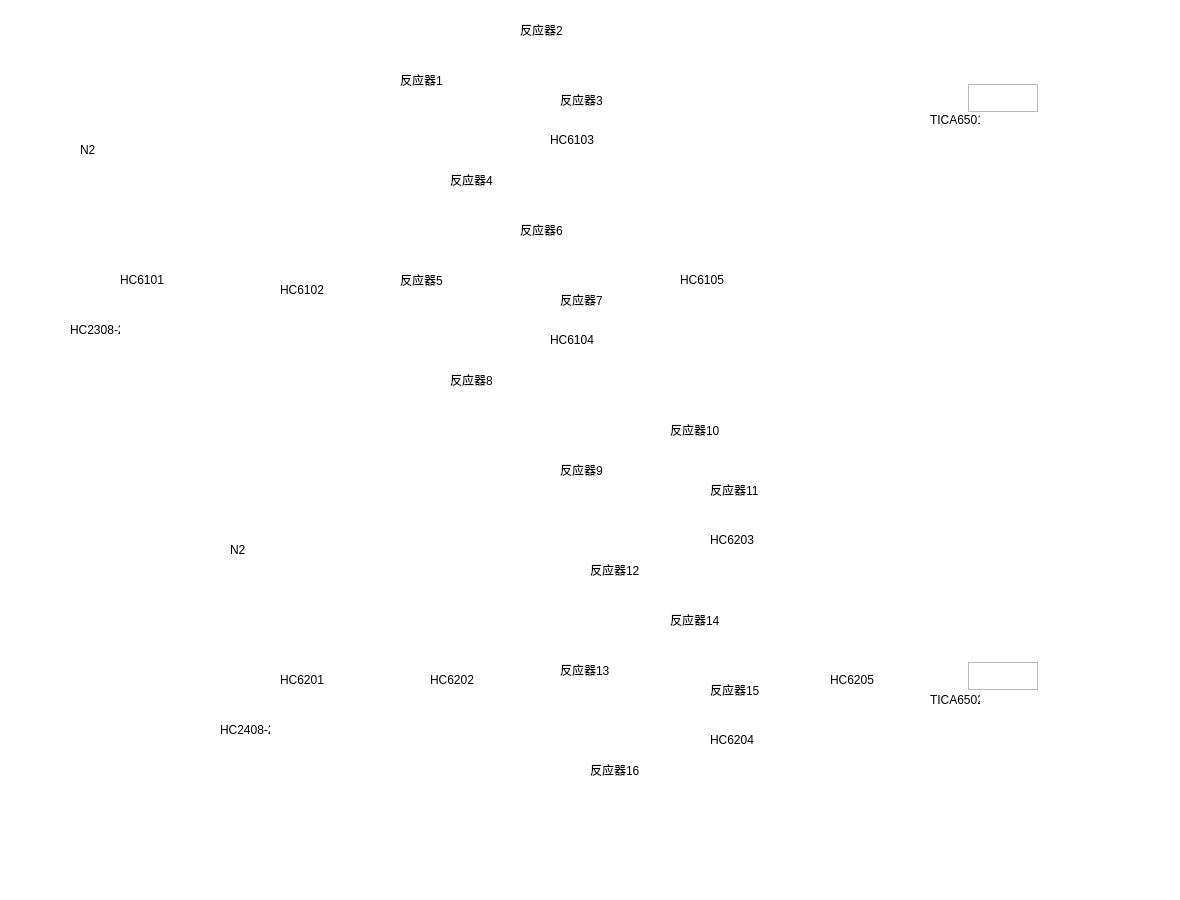
<?xml version="1.0" encoding="UTF-8"?>
<ui version="4.0">
 <class>FormLiquidCollection</class>
 <widget class="QWidget" name="FormLiquidCollection">
  <property name="geometry">
   <rect>
    <x>0</x>
    <y>0</y>
    <width>1180</width>
    <height>900</height>
   </rect>
  </property>
  <property name="windowTitle">
   <string>Form</string>
  </property>
  <widget class="QLabel" name="label_background">
   <property name="geometry">
    <rect>
     <x>0</x>
     <y>0</y>
     <width>1180</width>
     <height>900</height>
    </rect>
   </property>
   <property name="styleSheet">
    <string notr="true">background:rgb(255, 255, 255)</string>
   </property>
   <property name="text">
    <string/>
   </property>
   <property name="pixmap">
    <pixmap resource="res.qrc">:/ui_ctrls/Res/layout8.png</pixmap>
   </property>
  </widget>
  <widget class="QLabel" name="label_HC6101">
   <property name="geometry">
    <rect>
     <x>69</x>
     <y>185</y>
     <width>90</width>
     <height>90</height>
    </rect>
   </property>
   <property name="cursor">
    <cursorShape>PointingHandCursor</cursorShape>
   </property>
   <property name="text">
    <string/>
   </property>
   <property name="pixmap">
    <pixmap resource="res.qrc">:/ui_ctrls/Res/svalve6.png</pixmap>
   </property>
  </widget>
  <widget class="QLabel" name="label_HC6201">
   <property name="geometry">
    <rect>
     <x>222</x>
     <y>581</y>
     <width>90</width>
     <height>90</height>
    </rect>
   </property>
   <property name="cursor">
    <cursorShape>PointingHandCursor</cursorShape>
   </property>
   <property name="text">
    <string/>
   </property>
   <property name="pixmap">
    <pixmap resource="res.qrc">:/ui_ctrls/Res/svalve6.png</pixmap>
   </property>
  </widget>
  <widget class="QLabel" name="label_HC6105">
   <property name="geometry">
    <rect>
     <x>624</x>
     <y>185</y>
     <width>90</width>
     <height>90</height>
    </rect>
   </property>
   <property name="cursor">
    <cursorShape>PointingHandCursor</cursorShape>
   </property>
   <property name="text">
    <string/>
   </property>
   <property name="pixmap">
    <pixmap resource="res.qrc">:/ui_ctrls/Res/svalve6.png</pixmap>
   </property>
  </widget>
  <widget class="QLabel" name="label_HC6102">
   <property name="geometry">
    <rect>
     <x>198</x>
     <y>136</y>
     <width>148</width>
     <height>148</height>
    </rect>
   </property>
   <property name="cursor">
    <cursorShape>PointingHandCursor</cursorShape>
   </property>
   <property name="text">
    <string/>
   </property>
   <property name="pixmap">
    <pixmap resource="res.qrc">:/ui_ctrls/Res/svalve7.png</pixmap>
   </property>
  </widget>
  <widget class="QLabel" name="label_HC6202">
   <property name="geometry">
    <rect>
     <x>352</x>
     <y>532</y>
     <width>148</width>
     <height>148</height>
    </rect>
   </property>
   <property name="cursor">
    <cursorShape>PointingHandCursor</cursorShape>
   </property>
   <property name="text">
    <string/>
   </property>
   <property name="pixmap">
    <pixmap resource="res.qrc">:/ui_ctrls/Res/svalve7.png</pixmap>
   </property>
  </widget>
  <widget class="QLabel" name="label_HC6103">
   <property name="geometry">
    <rect>
     <x>430</x>
     <y>28</y>
     <width>148</width>
     <height>148</height>
    </rect>
   </property>
   <property name="cursor">
    <cursorShape>PointingHandCursor</cursorShape>
   </property>
   <property name="text">
    <string/>
   </property>
   <property name="pixmap">
    <pixmap resource="res.qrc">:/ui_ctrls/Res/svalve8.png</pixmap>
   </property>
  </widget>
  <widget class="QLabel" name="label_HC6104">
   <property name="geometry">
    <rect>
     <x>430</x>
     <y>228</y>
     <width>148</width>
     <height>148</height>
    </rect>
   </property>
   <property name="cursor">
    <cursorShape>PointingHandCursor</cursorShape>
   </property>
   <property name="text">
    <string/>
   </property>
   <property name="pixmap">
    <pixmap resource="res.qrc">:/ui_ctrls/Res/svalve8.png</pixmap>
   </property>
  </widget>
  <widget class="QLabel" name="label_HC6205">
   <property name="geometry">
    <rect>
     <x>777</x>
     <y>582</y>
     <width>90</width>
     <height>90</height>
    </rect>
   </property>
   <property name="cursor">
    <cursorShape>PointingHandCursor</cursorShape>
   </property>
   <property name="text">
    <string/>
   </property>
   <property name="pixmap">
    <pixmap resource="res.qrc">:/ui_ctrls/Res/svalve6.png</pixmap>
   </property>
  </widget>
  <widget class="QLabel" name="label_HC6203">
   <property name="geometry">
    <rect>
     <x>582</x>
     <y>424</y>
     <width>148</width>
     <height>148</height>
    </rect>
   </property>
   <property name="cursor">
    <cursorShape>PointingHandCursor</cursorShape>
   </property>
   <property name="text">
    <string/>
   </property>
   <property name="pixmap">
    <pixmap resource="res.qrc">:/ui_ctrls/Res/svalve8.png</pixmap>
   </property>
  </widget>
  <widget class="QLabel" name="label_HC6204">
   <property name="geometry">
    <rect>
     <x>582</x>
     <y>624</y>
     <width>148</width>
     <height>148</height>
    </rect>
   </property>
   <property name="cursor">
    <cursorShape>PointingHandCursor</cursorShape>
   </property>
   <property name="text">
    <string/>
   </property>
   <property name="pixmap">
    <pixmap resource="res.qrc">:/ui_ctrls/Res/svalve8.png</pixmap>
   </property>
  </widget>
  <widget class="QLabel" name="label_TICA6501">
   <property name="geometry">
    <rect>
     <x>930</x>
     <y>84</y>
     <width>30</width>
     <height>28</height>
    </rect>
   </property>
   <property name="cursor">
    <cursorShape>PointingHandCursor</cursorShape>
   </property>
   <property name="text">
    <string/>
   </property>
   <property name="pixmap">
    <pixmap resource="res.qrc">:/ui_ctrls/UICtrls/Res/temperature_controller.png</pixmap>
   </property>
  </widget>
  <widget class="QLabel" name="label_TICA6502">
   <property name="geometry">
    <rect>
     <x>930</x>
     <y>662</y>
     <width>30</width>
     <height>28</height>
    </rect>
   </property>
   <property name="cursor">
    <cursorShape>PointingHandCursor</cursorShape>
   </property>
   <property name="text">
    <string/>
   </property>
   <property name="pixmap">
    <pixmap resource="res.qrc">:/ui_ctrls/UICtrls/Res/temperature_controller.png</pixmap>
   </property>
  </widget>
  <widget class="QTextEdit" name="textEdit_TICA6501">
   <property name="geometry">
    <rect>
     <x>968</x>
     <y>84</y>
     <width>70</width>
     <height>28</height>
    </rect>
   </property>
   <property name="font">
    <font>
     <family>Tahoma</family>
     <pointsize>11</pointsize>
    </font>
   </property>
   <property name="readOnly">
    <bool>true</bool>
   </property>
   <property name="acceptRichText">
    <bool>true</bool>
   </property>
  </widget>
  <widget class="QTextEdit" name="textEdit_TICA6502">
   <property name="geometry">
    <rect>
     <x>968</x>
     <y>662</y>
     <width>70</width>
     <height>28</height>
    </rect>
   </property>
   <property name="font">
    <font>
     <family>Tahoma</family>
     <pointsize>11</pointsize>
    </font>
   </property>
   <property name="readOnly">
    <bool>true</bool>
   </property>
   <property name="acceptRichText">
    <bool>true</bool>
   </property>
  </widget>
  <widget class="QLabel" name="txt_label_HC6101">
   <property name="geometry">
    <rect>
     <x>120</x>
     <y>270</y>
     <width>50</width>
     <height>20</height>
    </rect>
   </property>
   <property name="cursor">
    <cursorShape>ArrowCursor</cursorShape>
   </property>
   <property name="text">
    <string>HC6101</string>
   </property>
  </widget>
  <widget class="QLabel" name="txt_label_HC6102">
   <property name="geometry">
    <rect>
     <x>280</x>
     <y>280</y>
     <width>50</width>
     <height>20</height>
    </rect>
   </property>
   <property name="cursor">
    <cursorShape>ArrowCursor</cursorShape>
   </property>
   <property name="text">
    <string>HC6102</string>
   </property>
  </widget>
  <widget class="QLabel" name="txt_label_HC6103">
   <property name="geometry">
    <rect>
     <x>550</x>
     <y>130</y>
     <width>50</width>
     <height>20</height>
    </rect>
   </property>
   <property name="cursor">
    <cursorShape>ArrowCursor</cursorShape>
   </property>
   <property name="text">
    <string>HC6103</string>
   </property>
  </widget>
  <widget class="QLabel" name="txt_label_HC6104">
   <property name="geometry">
    <rect>
     <x>550</x>
     <y>330</y>
     <width>50</width>
     <height>20</height>
    </rect>
   </property>
   <property name="cursor">
    <cursorShape>ArrowCursor</cursorShape>
   </property>
   <property name="text">
    <string>HC6104</string>
   </property>
  </widget>
  <widget class="QLabel" name="txt_label_HC6105">
   <property name="geometry">
    <rect>
     <x>680</x>
     <y>270</y>
     <width>50</width>
     <height>20</height>
    </rect>
   </property>
   <property name="cursor">
    <cursorShape>ArrowCursor</cursorShape>
   </property>
   <property name="text">
    <string>HC6105</string>
   </property>
  </widget>
  <widget class="QLabel" name="txt_label_HC6201">
   <property name="geometry">
    <rect>
     <x>280</x>
     <y>670</y>
     <width>50</width>
     <height>20</height>
    </rect>
   </property>
   <property name="cursor">
    <cursorShape>ArrowCursor</cursorShape>
   </property>
   <property name="text">
    <string>HC6201</string>
   </property>
  </widget>
  <widget class="QLabel" name="txt_label_HC6202">
   <property name="geometry">
    <rect>
     <x>430</x>
     <y>670</y>
     <width>50</width>
     <height>20</height>
    </rect>
   </property>
   <property name="cursor">
    <cursorShape>ArrowCursor</cursorShape>
   </property>
   <property name="text">
    <string>HC6202</string>
   </property>
  </widget>
  <widget class="QLabel" name="txt_label_HC6203">
   <property name="geometry">
    <rect>
     <x>710</x>
     <y>530</y>
     <width>50</width>
     <height>20</height>
    </rect>
   </property>
   <property name="cursor">
    <cursorShape>ArrowCursor</cursorShape>
   </property>
   <property name="text">
    <string>HC6203</string>
   </property>
  </widget>
  <widget class="QLabel" name="txt_label_HC6204">
   <property name="geometry">
    <rect>
     <x>710</x>
     <y>730</y>
     <width>50</width>
     <height>20</height>
    </rect>
   </property>
   <property name="cursor">
    <cursorShape>ArrowCursor</cursorShape>
   </property>
   <property name="text">
    <string>HC6204</string>
   </property>
  </widget>
  <widget class="QLabel" name="txt_label_HC6205">
   <property name="geometry">
    <rect>
     <x>830</x>
     <y>670</y>
     <width>50</width>
     <height>20</height>
    </rect>
   </property>
   <property name="cursor">
    <cursorShape>ArrowCursor</cursorShape>
   </property>
   <property name="text">
    <string>HC6205</string>
   </property>
  </widget>
  <widget class="QLabel" name="txt_label_HC6501">
   <property name="geometry">
    <rect>
     <x>930</x>
     <y>110</y>
     <width>50</width>
     <height>20</height>
    </rect>
   </property>
   <property name="cursor">
    <cursorShape>ArrowCursor</cursorShape>
   </property>
   <property name="text">
    <string>TICA6501</string>
   </property>
  </widget>
  <widget class="QLabel" name="txt_label_HC6502">
   <property name="geometry">
    <rect>
     <x>930</x>
     <y>690</y>
     <width>50</width>
     <height>20</height>
    </rect>
   </property>
   <property name="cursor">
    <cursorShape>ArrowCursor</cursorShape>
   </property>
   <property name="text">
    <string>TICA6502</string>
   </property>
  </widget>
  <widget class="QLabel" name="txt_label_R4101">
   <property name="geometry">
    <rect>
     <x>400</x>
     <y>70</y>
     <width>50</width>
     <height>20</height>
    </rect>
   </property>
   <property name="cursor">
    <cursorShape>ArrowCursor</cursorShape>
   </property>
   <property name="text">
    <string>反应器1</string>
   </property>
  </widget>
  <widget class="QLabel" name="txt_label_R4101_2">
   <property name="geometry">
    <rect>
     <x>520</x>
     <y>20</y>
     <width>50</width>
     <height>20</height>
    </rect>
   </property>
   <property name="cursor">
    <cursorShape>ArrowCursor</cursorShape>
   </property>
   <property name="text">
    <string>反应器2</string>
   </property>
  </widget>
  <widget class="QLabel" name="txt_label_R4101_3">
   <property name="geometry">
    <rect>
     <x>560</x>
     <y>90</y>
     <width>50</width>
     <height>20</height>
    </rect>
   </property>
   <property name="cursor">
    <cursorShape>ArrowCursor</cursorShape>
   </property>
   <property name="text">
    <string>反应器3</string>
   </property>
  </widget>
  <widget class="QLabel" name="txt_label_R4101_4">
   <property name="geometry">
    <rect>
     <x>450</x>
     <y>170</y>
     <width>50</width>
     <height>20</height>
    </rect>
   </property>
   <property name="cursor">
    <cursorShape>ArrowCursor</cursorShape>
   </property>
   <property name="text">
    <string>反应器4</string>
   </property>
  </widget>
  <widget class="QLabel" name="txt_label_R4101_5">
   <property name="geometry">
    <rect>
     <x>400</x>
     <y>270</y>
     <width>50</width>
     <height>20</height>
    </rect>
   </property>
   <property name="cursor">
    <cursorShape>ArrowCursor</cursorShape>
   </property>
   <property name="text">
    <string>反应器5</string>
   </property>
  </widget>
  <widget class="QLabel" name="txt_label_R4101_6">
   <property name="geometry">
    <rect>
     <x>520</x>
     <y>220</y>
     <width>50</width>
     <height>20</height>
    </rect>
   </property>
   <property name="cursor">
    <cursorShape>ArrowCursor</cursorShape>
   </property>
   <property name="text">
    <string>反应器6</string>
   </property>
  </widget>
  <widget class="QLabel" name="txt_label_R4101_7">
   <property name="geometry">
    <rect>
     <x>560</x>
     <y>290</y>
     <width>50</width>
     <height>20</height>
    </rect>
   </property>
   <property name="cursor">
    <cursorShape>ArrowCursor</cursorShape>
   </property>
   <property name="text">
    <string>反应器7</string>
   </property>
  </widget>
  <widget class="QLabel" name="txt_label_R4101_8">
   <property name="geometry">
    <rect>
     <x>450</x>
     <y>370</y>
     <width>50</width>
     <height>20</height>
    </rect>
   </property>
   <property name="cursor">
    <cursorShape>ArrowCursor</cursorShape>
   </property>
   <property name="text">
    <string>反应器8</string>
   </property>
  </widget>
  <widget class="QLabel" name="txt_label_R4101_9">
   <property name="geometry">
    <rect>
     <x>560</x>
     <y>460</y>
     <width>50</width>
     <height>20</height>
    </rect>
   </property>
   <property name="cursor">
    <cursorShape>ArrowCursor</cursorShape>
   </property>
   <property name="text">
    <string>反应器9</string>
   </property>
  </widget>
  <widget class="QLabel" name="txt_label_R4101_10">
   <property name="geometry">
    <rect>
     <x>670</x>
     <y>420</y>
     <width>50</width>
     <height>20</height>
    </rect>
   </property>
   <property name="cursor">
    <cursorShape>ArrowCursor</cursorShape>
   </property>
   <property name="text">
    <string>反应器10</string>
   </property>
  </widget>
  <widget class="QLabel" name="txt_label_R4101_11">
   <property name="geometry">
    <rect>
     <x>710</x>
     <y>480</y>
     <width>50</width>
     <height>20</height>
    </rect>
   </property>
   <property name="cursor">
    <cursorShape>ArrowCursor</cursorShape>
   </property>
   <property name="text">
    <string>反应器11</string>
   </property>
  </widget>
  <widget class="QLabel" name="txt_label_R4101_12">
   <property name="geometry">
    <rect>
     <x>590</x>
     <y>560</y>
     <width>50</width>
     <height>20</height>
    </rect>
   </property>
   <property name="cursor">
    <cursorShape>ArrowCursor</cursorShape>
   </property>
   <property name="text">
    <string>反应器12</string>
   </property>
  </widget>
  <widget class="QLabel" name="txt_label_R4101_13">
   <property name="geometry">
    <rect>
     <x>560</x>
     <y>660</y>
     <width>50</width>
     <height>20</height>
    </rect>
   </property>
   <property name="cursor">
    <cursorShape>ArrowCursor</cursorShape>
   </property>
   <property name="text">
    <string>反应器13</string>
   </property>
  </widget>
  <widget class="QLabel" name="txt_label_R4101_14">
   <property name="geometry">
    <rect>
     <x>670</x>
     <y>610</y>
     <width>50</width>
     <height>20</height>
    </rect>
   </property>
   <property name="cursor">
    <cursorShape>ArrowCursor</cursorShape>
   </property>
   <property name="text">
    <string>反应器14</string>
   </property>
  </widget>
  <widget class="QLabel" name="txt_label_R4101_15">
   <property name="geometry">
    <rect>
     <x>710</x>
     <y>680</y>
     <width>50</width>
     <height>20</height>
    </rect>
   </property>
   <property name="cursor">
    <cursorShape>ArrowCursor</cursorShape>
   </property>
   <property name="text">
    <string>反应器15</string>
   </property>
  </widget>
  <widget class="QLabel" name="txt_label_R4101_16">
   <property name="geometry">
    <rect>
     <x>590</x>
     <y>760</y>
     <width>50</width>
     <height>20</height>
    </rect>
   </property>
   <property name="cursor">
    <cursorShape>ArrowCursor</cursorShape>
   </property>
   <property name="text">
    <string>反应器16</string>
   </property>
  </widget>
  <widget class="QLabel" name="txt_label_N2_2">
   <property name="geometry">
    <rect>
     <x>230</x>
     <y>540</y>
     <width>50</width>
     <height>20</height>
    </rect>
   </property>
   <property name="cursor">
    <cursorShape>ArrowCursor</cursorShape>
   </property>
   <property name="text">
    <string>N2</string>
   </property>
  </widget>
  <widget class="QLabel" name="txt_label_N2">
   <property name="geometry">
    <rect>
     <x>80</x>
     <y>140</y>
     <width>50</width>
     <height>20</height>
    </rect>
   </property>
   <property name="cursor">
    <cursorShape>ArrowCursor</cursorShape>
   </property>
   <property name="text">
    <string>N2</string>
   </property>
  </widget>
  <widget class="QLabel" name="txt_label_HC2308">
   <property name="geometry">
    <rect>
     <x>70</x>
     <y>320</y>
     <width>50</width>
     <height>20</height>
    </rect>
   </property>
   <property name="cursor">
    <cursorShape>ArrowCursor</cursorShape>
   </property>
   <property name="text">
    <string>HC2308-2</string>
   </property>
  </widget>
  <widget class="QLabel" name="txt_label_HC2408">
   <property name="geometry">
    <rect>
     <x>220</x>
     <y>720</y>
     <width>50</width>
     <height>20</height>
    </rect>
   </property>
   <property name="cursor">
    <cursorShape>ArrowCursor</cursorShape>
   </property>
   <property name="text">
    <string>HC2408-2</string>
   </property>
  </widget>
 </widget>
 <resources>
  <include location="res.qrc"/>
 </resources>
 <connections/>
</ui>
